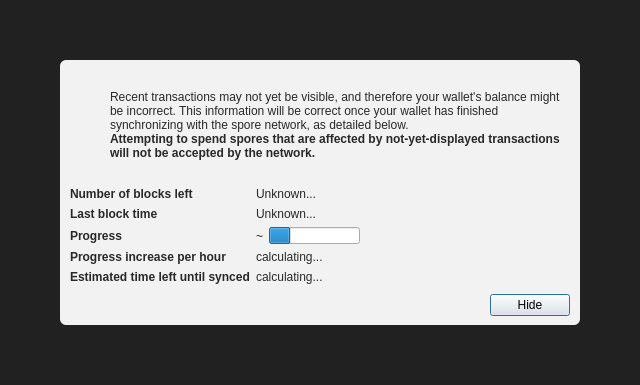
<?xml version="1.0" encoding="UTF-8"?>
<ui version="4.0">
 <class>ModalOverlay</class>
 <widget class="ModalOverlay" name="ModalOverlay">
  <property name="geometry">
   <rect>
    <x>0</x>
    <y>0</y>
    <width>640</width>
    <height>385</height>
   </rect>
  </property>
  <property name="windowTitle">
   <string>Form</string>
  </property>
  <layout class="QVBoxLayout" name="verticalLayout" stretch="0">
   <property name="sizeConstraint">
    <enum>QLayout::SetDefaultConstraint</enum>
   </property>
   <property name="leftMargin">
    <number>0</number>
   </property>
   <property name="topMargin">
    <number>0</number>
   </property>
   <property name="rightMargin">
    <number>0</number>
   </property>
   <property name="bottomMargin">
    <number>0</number>
   </property>
   <item>
    <widget class="QWidget" name="bgWidget" native="true">
     <property name="styleSheet">
      <string notr="true">#bgWidget { background: rgba(0,0,0,220); }</string>
     </property>
     <layout class="QVBoxLayout" name="verticalLayoutMain" stretch="1">
      <property name="leftMargin">
       <number>60</number>
      </property>
      <property name="topMargin">
       <number>60</number>
      </property>
      <property name="rightMargin">
       <number>60</number>
      </property>
      <property name="bottomMargin">
       <number>60</number>
      </property>
      <item>
       <widget class="QWidget" name="contentWidget" native="true">
        <property name="styleSheet">
         <string notr="true">#contentWidget { background: rgba(255,255,255,240); border-radius: 6px; }

QLabel { color: rgb(40,40,40);  }</string>
        </property>
        <layout class="QVBoxLayout" name="verticalLayoutSub" stretch="1,0,0,0">
         <property name="spacing">
          <number>0</number>
         </property>
         <property name="leftMargin">
          <number>10</number>
         </property>
         <property name="topMargin">
          <number>10</number>
         </property>
         <property name="rightMargin">
          <number>10</number>
         </property>
         <property name="bottomMargin">
          <number>10</number>
         </property>
         <item>
          <layout class="QHBoxLayout" name="horizontalLayoutIconText" stretch="0,1">
           <property name="topMargin">
            <number>20</number>
           </property>
           <item>
            <layout class="QVBoxLayout" name="verticalLayoutIcon">
             <property name="leftMargin">
              <number>0</number>
             </property>
             <item>
              <widget class="QPushButton" name="warningIcon">
               <property name="enabled">
                <bool>false</bool>
               </property>
               <property name="text">
                <string/>
               </property>
               <property name="icon">
                <iconset>
                 <normaloff>:/icons/warning</normaloff>
                 <disabledoff>:/icons/warning</disabledoff>:/icons/warning</iconset>
               </property>
               <property name="iconSize">
                <size>
                 <width>48</width>
                 <height>48</height>
                </size>
               </property>
               <property name="flat">
                <bool>true</bool>
               </property>
              </widget>
             </item>
             <item>
              <spacer name="verticalSpacerWarningIcon">
               <property name="orientation">
                <enum>Qt::Vertical</enum>
               </property>
               <property name="sizeHint" stdset="0">
                <size>
                 <width>20</width>
                 <height>40</height>
                </size>
               </property>
              </spacer>
             </item>
            </layout>
           </item>
           <item>
            <layout class="QVBoxLayout" name="verticalLayoutInfoText">
             <property name="leftMargin">
              <number>0</number>
             </property>
             <property name="topMargin">
              <number>0</number>
             </property>
             <item>
              <widget class="QLabel" name="infoText">
               <property name="text">
                <string>Recent transactions may not yet be visible, and therefore your wallet's balance might be incorrect. This information will be correct once your wallet has finished synchronizing with the spore network, as detailed below.</string>
               </property>
               <property name="textFormat">
                <enum>Qt::RichText</enum>
               </property>
               <property name="wordWrap">
                <bool>true</bool>
               </property>
              </widget>
             </item>
             <item>
              <widget class="QLabel" name="infoTextStrong">
               <property name="font">
                <font>
                 <weight>75</weight>
                 <bold>true</bold>
                </font>
               </property>
               <property name="text">
                <string>Attempting to spend spores that are affected by not-yet-displayed transactions will not be accepted by the network.</string>
               </property>
               <property name="textFormat">
                <enum>Qt::RichText</enum>
               </property>
               <property name="wordWrap">
                <bool>true</bool>
               </property>
              </widget>
             </item>
             <item>
              <spacer name="verticalSpacerInTextSpace">
               <property name="orientation">
                <enum>Qt::Vertical</enum>
               </property>
               <property name="sizeHint" stdset="0">
                <size>
                 <width>20</width>
                 <height>40</height>
                </size>
               </property>
              </spacer>
             </item>
            </layout>
           </item>
          </layout>
         </item>
         <item>
          <spacer name="verticalSpacerAfterText">
           <property name="orientation">
            <enum>Qt::Vertical</enum>
           </property>
           <property name="sizeHint" stdset="0">
            <size>
             <width>20</width>
             <height>40</height>
            </size>
           </property>
          </spacer>
         </item>
         <item>
          <layout class="QFormLayout" name="formLayout">
           <property name="fieldGrowthPolicy">
            <enum>QFormLayout::FieldsStayAtSizeHint</enum>
           </property>
           <property name="horizontalSpacing">
            <number>6</number>
           </property>
           <property name="verticalSpacing">
            <number>6</number>
           </property>
           <property name="topMargin">
            <number>10</number>
           </property>
           <item row="0" column="0">
            <widget class="QLabel" name="labelNumberOfBlocksLeft">
             <property name="font">
              <font>
               <weight>75</weight>
               <bold>true</bold>
              </font>
             </property>
             <property name="text">
              <string>Number of blocks left</string>
             </property>
            </widget>
           </item>
           <item row="0" column="1">
            <widget class="QLabel" name="numberOfBlocksLeft">
             <property name="text">
              <string>Unknown...</string>
             </property>
            </widget>
           </item>
           <item row="1" column="0">
            <widget class="QLabel" name="labelLastBlockTime">
             <property name="font">
              <font>
               <weight>75</weight>
               <bold>true</bold>
              </font>
             </property>
             <property name="text">
              <string>Last block time</string>
             </property>
            </widget>
           </item>
           <item row="1" column="1">
            <widget class="QLabel" name="newestBlockDate">
             <property name="sizePolicy">
              <sizepolicy hsizetype="Maximum" vsizetype="Preferred">
               <horstretch>0</horstretch>
               <verstretch>0</verstretch>
              </sizepolicy>
             </property>
             <property name="text">
              <string>Unknown...</string>
             </property>
            </widget>
           </item>
           <item row="2" column="0">
            <widget class="QLabel" name="labelSyncDone">
             <property name="font">
              <font>
               <weight>75</weight>
               <bold>true</bold>
              </font>
             </property>
             <property name="text">
              <string>Progress</string>
             </property>
            </widget>
           </item>
           <item row="2" column="1">
            <layout class="QHBoxLayout" name="horizontalLayoutSync" stretch="0,1">
             <item>
              <widget class="QLabel" name="percentageProgress">
               <property name="text">
                <string notr="true">~</string>
               </property>
              </widget>
             </item>
             <item>
              <widget class="QProgressBar" name="progressBar">
               <property name="value">
                <number>24</number>
               </property>
               <property name="format">
                <string/>
               </property>
              </widget>
             </item>
            </layout>
           </item>
           <item row="4" column="0">
            <widget class="QLabel" name="labelProgressIncrease">
             <property name="font">
              <font>
               <weight>75</weight>
               <bold>true</bold>
              </font>
             </property>
             <property name="text">
              <string>Progress increase per hour</string>
             </property>
            </widget>
           </item>
           <item row="4" column="1">
            <widget class="QLabel" name="progressIncreasePerH">
             <property name="text">
              <string>calculating...</string>
             </property>
            </widget>
           </item>
           <item row="5" column="0">
            <widget class="QLabel" name="labelEstimatedTimeLeft">
             <property name="font">
              <font>
               <weight>75</weight>
               <bold>true</bold>
              </font>
             </property>
             <property name="text">
              <string>Estimated time left until synced</string>
             </property>
            </widget>
           </item>
           <item row="5" column="1">
            <widget class="QLabel" name="expectedTimeLeft">
             <property name="text">
              <string>calculating...</string>
             </property>
            </widget>
           </item>
          </layout>
         </item>
         <item>
          <layout class="QHBoxLayout" name="horizontalLayoutButtons">
           <property name="leftMargin">
            <number>10</number>
           </property>
           <property name="topMargin">
            <number>10</number>
           </property>
           <item>
            <spacer name="horizontalSpacer">
             <property name="orientation">
              <enum>Qt::Horizontal</enum>
             </property>
             <property name="sizeHint" stdset="0">
              <size>
               <width>40</width>
               <height>20</height>
              </size>
             </property>
            </spacer>
           </item>
           <item>
            <widget class="QPushButton" name="closeButton">
             <property name="text">
              <string>Hide</string>
             </property>
             <property name="focusPolicy">
              <enum>Qt::StrongFocus</enum>
             </property>
             <property name="default">
              <bool>true</bool>
             </property>
            </widget>
           </item>
          </layout>
         </item>
        </layout>
       </widget>
      </item>
     </layout>
    </widget>
   </item>
  </layout>
 </widget>
 <customwidgets>
  <customwidget>
   <class>ModalOverlay</class>
   <extends>QWidget</extends>
   <header>qt/modaloverlay.h</header>
   <container>1</container>
  </customwidget>
 </customwidgets>
 <resources/>
 <connections/>
</ui>
